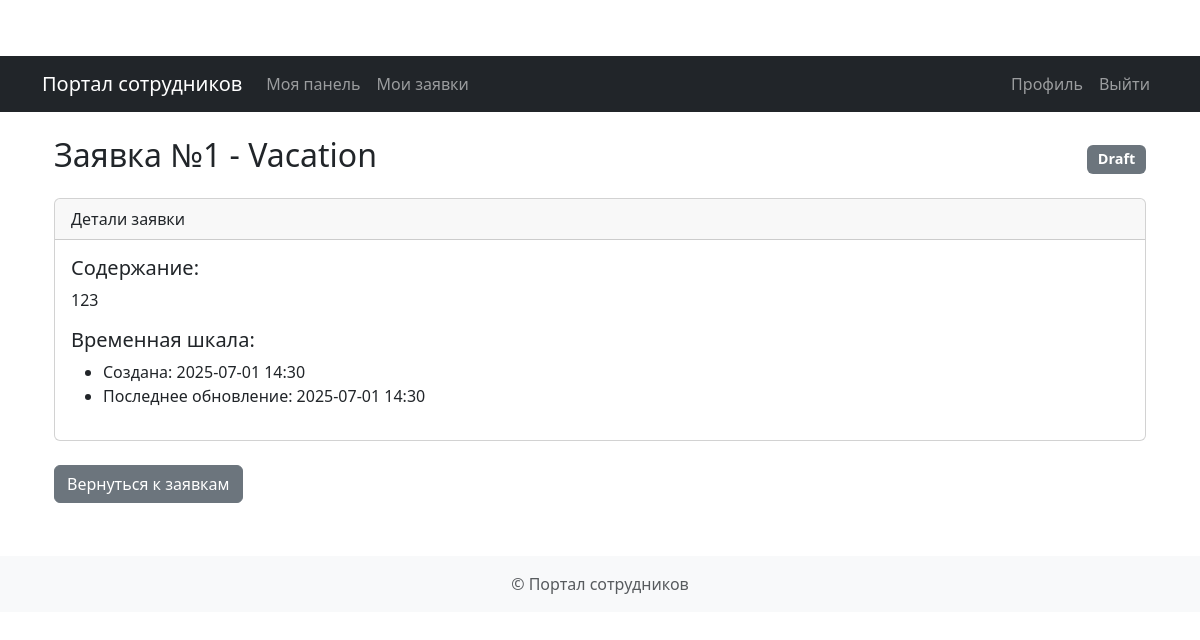
The page /employee/requests/1 (signed in) on the database as committed earlier.
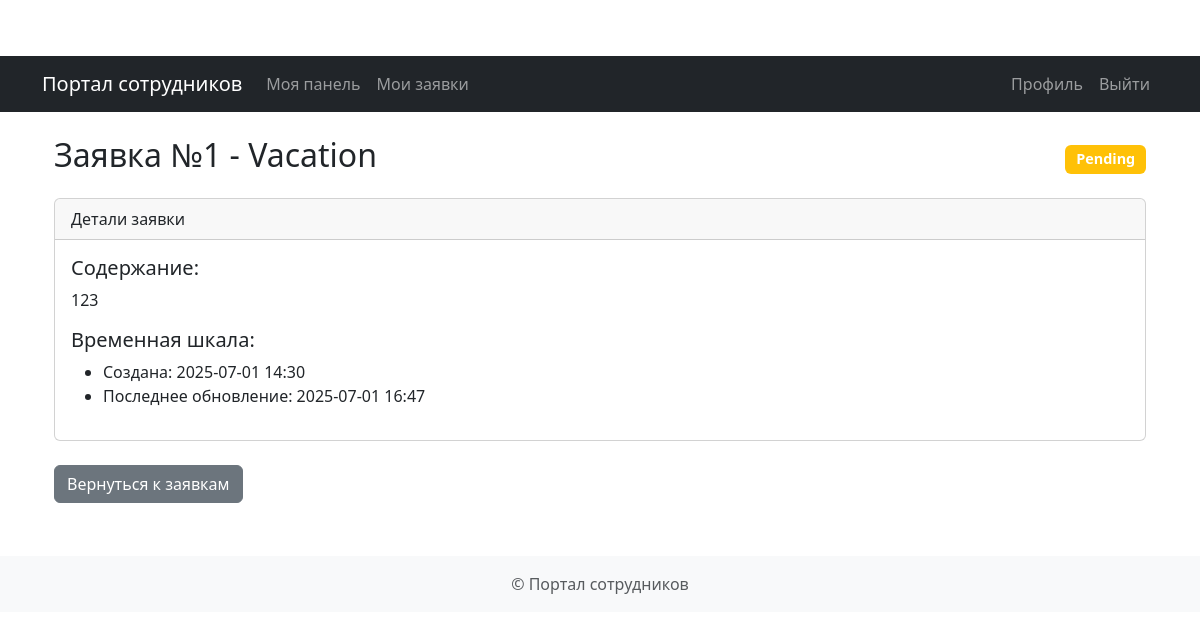
The same page on the database as committed later.
### app/models.py (models this page shows)
class Request(Base):
    __tablename__ = "requests"
    id = Column(Integer, primary_key=True, index=True)
    type = Column(SQLEnum(RequestType))
    status = Column(SQLEnum(RequestStatus), default=RequestStatus.DRAFT)
    created_at = Column(DateTime, default=datetime.utcnow)
    updated_at = Column(DateTime, default=datetime.utcnow, onupdate=datetime.utcnow)
    content = Column(Text)
    documents = Column(Text, nullable=True)
    manager_comment = Column(Text, nullable=True)
    hr_comment = Column(Text, nullable=True)
    owner_id = Column(Integer, ForeignKey("users.id"))
    manager_id = Column(Integer, ForeignKey("users.id"))
    hr_officer_id = Column(Integer, ForeignKey("users.id"), nullable=True)
    owner = relationship("User", foreign_keys=[owner_id], back_populates="requests")
    manager = relationship("User", foreign_keys=[manager_id], back_populates="managed_requests")
    hr_officer = relationship("User", foreign_keys=[hr_officer_id], back_populates="hr_requests")

### app/routes/employee.py (the view)
@router.get("/requests/{request_id}", response_class=HTMLResponse)
async def request_detail(
        request: StarletteRequest,
        request_id: int,
        current_user: User = Depends(get_current_user),
        db: Session = Depends(get_db)
):
    request_obj = db.query(Request).filter(
        Request.id == request_id,
        Request.owner_id == current_user.id
    ).first()
    if not request_obj:
        raise HTTPException(status_code=404, detail="Request not found")
    return render_template(
        request,
        "employee/request_detail.html",
        {
            "user": current_user,
            "req": request_obj,
            "RequestStatus": RequestStatus
        }
    )

### app/templates/employee/request_detail.html (shortened to what this page needs)
{% extends "base.html" %}
{% block content %}
<div class="container mt-4">
    <div class="d-flex justify-content-between align-items-center mb-3">
        <h2>Заявка №{{ req.id }} - {{ req.type|title }}</h2>
        <span class="badge bg-{% if req.status == 'draft' %}secondary
                             {% elif req.status == 'pending' %}warning
                             {% elif req.status == 'approved' %}success
                             {% elif req.status == 'rejected' %}danger
                             {% elif req.status == 'completed' %}info{% endif %}">
            {{ req.status|title }}
        </span>
    </div>
    <div class="card mb-4">
        <div class="card-header">
            Детали заявки
        </div>
        <div class="card-body">
            <div class="mb-3">
                <h5>Содержание:</h5>
                <p>{{ req.content }}</p>
            </div>
            <div class="mb-3">
                <h5>Временная шкала:</h5>
                <ul>
                    <li>Создана: {{ req.created_at.strftime('%Y-%m-%d %H:%M') }}</li>
                    <li>Последнее обновление: {{ req.updated_at.strftime('%Y-%m-%d %H:%M') }}</li>
                </ul>
            </div>
        </div>
    </div>
    <a href="/employee/requests" class="btn btn-secondary">Вернуться к заявкам</a>
</div>
{% endblock %}

### app/templates/base.html (shortened to what this page needs)
<!DOCTYPE html>
<html lang="ru">
<head>
    <link href="https://cdn.jsdelivr.net/npm/bootstrap@5.3.0/dist/css/bootstrap.min.css" rel="stylesheet">
    <link href="/static/css/styles.css" rel="stylesheet">
</head>
<body>
    <nav class="navbar navbar-expand-lg navbar-dark bg-dark">
        <div class="container">
            <a class="navbar-brand" href="/">Портал сотрудников</a>
            <div class="collapse navbar-collapse" id="navbarNav">
                <ul class="navbar-nav me-auto">
                    {% if user %}
                        {% if user.role == "admin" %}
                            <li class="nav-item">
                                <a class="nav-link" href="/admin/dashboard">Панель администратора</a>
                            </li>
                            <li class="nav-item">
                                <a class="nav-link" href="/admin/users">Пользователи</a>
                            </li>
                        {% else %}
                            <li class="nav-item">
                                <a class="nav-link" href="/employee/dashboard">Моя панель</a>
                            </li>
                            <li class="nav-item">
                                <a class="nav-link" href="/employee/requests">Мои заявки</a>
                            </li>
                        {% endif %}
                    {% endif %}
                </ul>
                <ul class="navbar-nav">
                    {% if user %}
                        <li class="nav-item">
                            <a class="nav-link" href="/profile">Профиль</a>
                        </li>
                        <li class="nav-item">
                            <a class="nav-link" href="/auth/logout">Выйти</a>
                        </li>
                    {% endif %}
                </ul>
            </div>
        </div>
    </nav>
    <div class="container mt-4">
        {% block content %}{% endblock %}
    </div>
    <footer class="mt-5 py-3 bg-light">
        <div class="container text-center">
            <span class="text-muted">&copy; {{ year }} Портал сотрудников</span>
        </div>
    </footer>
</body>
</html>

### app/static/css/styles.css (style rules this page uses)
body { padding-top: 56px; }
.card { margin-bottom: 20px; }
.badge { font-size: 0.9em; padding: 0.5em 0.75em; }
.btn { margin-right: 5px; margin-bottom: 5px; }

Rows that differ between the two databases and show on the page:
changed Request "Vacation": status "Draft" → "Pending"; updated_at "2025-07-01 14:30" → "2025-07-01 16:47"
